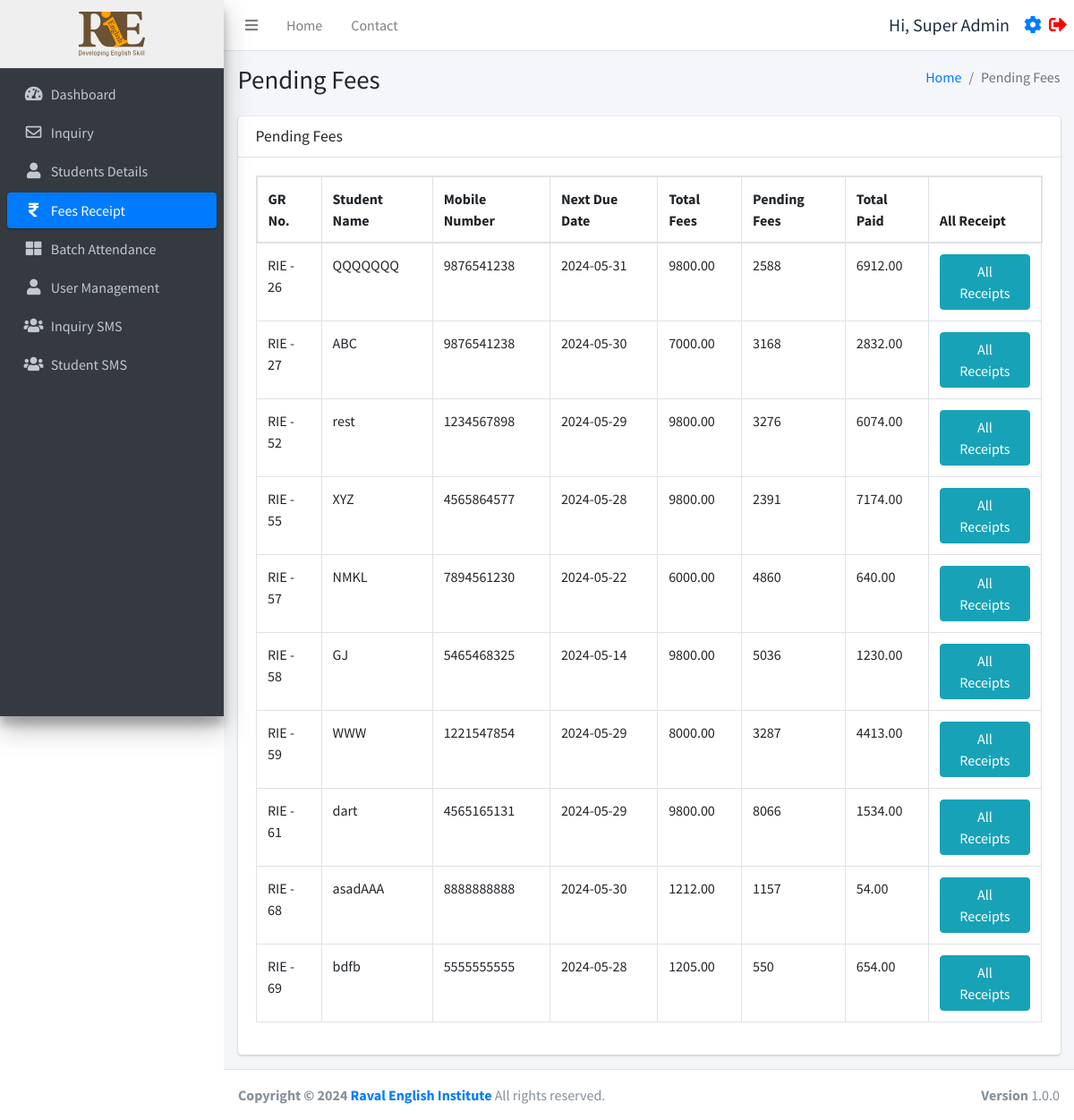
The page /pendingfees.php (signed in) on the database as committed earlier.
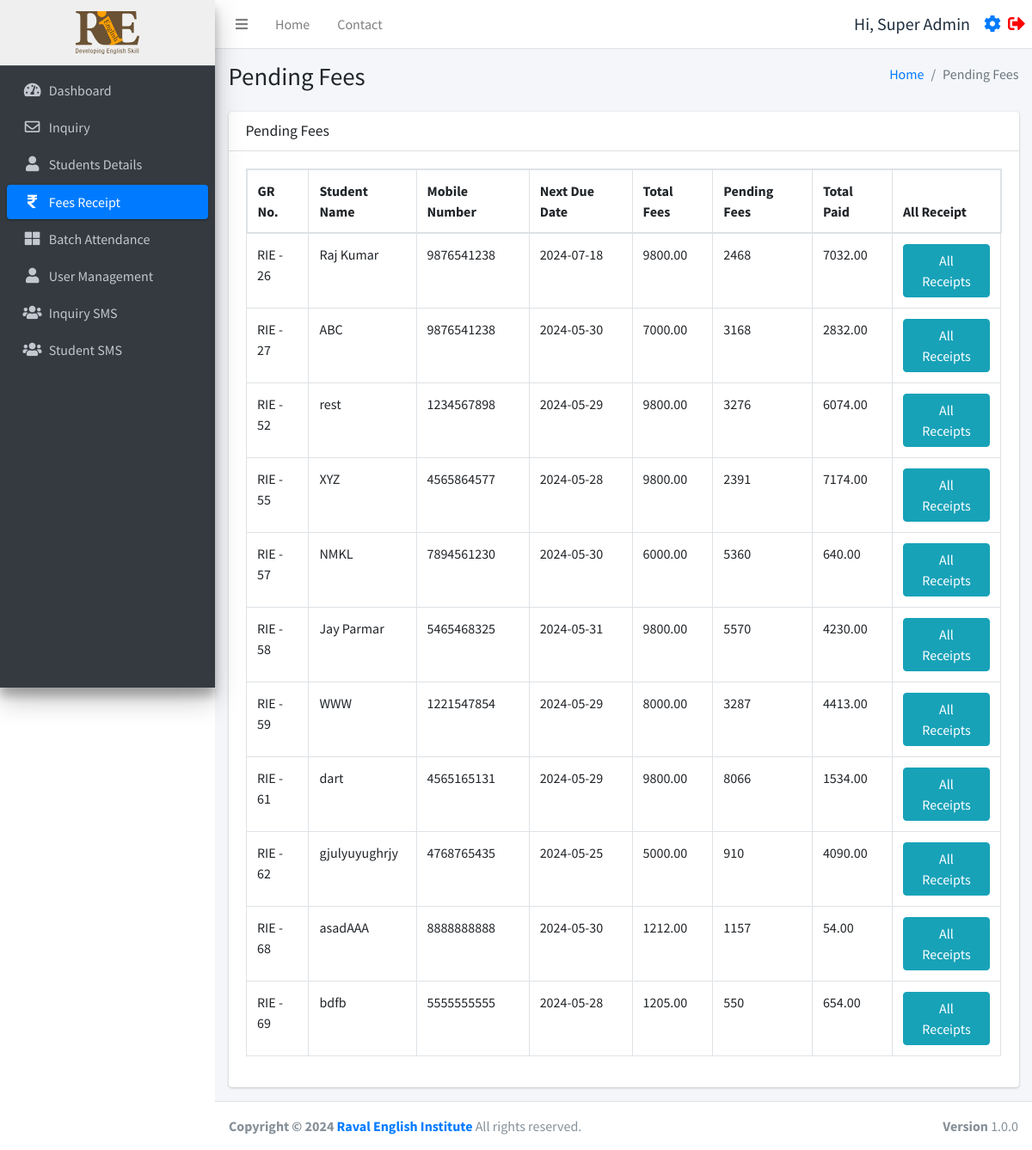
The same page on the database as committed later.
### tables this page shows
CREATE TABLE `studentinfo` (
  `id` int(11) NOT NULL,
  `name` varchar(255) DEFAULT NULL,
  `batch` int(11) DEFAULT NULL,
  `batch_name` varchar(255) DEFAULT NULL,
  `father_name` varchar(255) DEFAULT NULL,
  `mother_name` varchar(255) DEFAULT NULL,
  `dob` date DEFAULT NULL,
  `gender` varchar(50) DEFAULT NULL,
  `mobile_number` varchar(15) DEFAULT NULL,
  `fee_status` int(10) DEFAULT 0,
  `profession` varchar(100) DEFAULT NULL,
  `address` varchar(255) DEFAULT NULL,
  `admission_time` date DEFAULT NULL,
  `due_date` date DEFAULT NULL,
  `created_at` datetime NOT NULL DEFAULT current_timestamp(),
  `pending_fees` int(10) DEFAULT 0,
  `discount` int(10) NOT NULL,
  `total_fees` int(11) NOT NULL,
  `paid_fees` int(11) NOT NULL,
  `father_number` varchar(50) NOT NULL,
  `home_number` varchar(50) NOT NULL,
  `reference` varchar(200) DEFAULT NULL,
  `father_profession` varchar(200) DEFAULT NULL,
  `workplace_address` varchar(255) DEFAULT NULL,
  `aadharcard_number` varchar(20) DEFAULT NULL,
  `joining_purpose` varchar(255) DEFAULT NULL,
  `extratime_daily` varchar(255) DEFAULT NULL
);

### pendingfees.php (the view, shortened to what this page needs)
<!DOCTYPE html>
<html lang="en">
<head>
</head>
<?php include ('./header.php');
require_once 'function.php';
$query = "
    SELECT si.id, si.name, si.mobile_number, si.fee_status, si.due_date, si.total_fees, si.pending_fees, COALESCE(SUM(r.amount), 0) AS total_paid
    FROM studentinfo si
    LEFT JOIN receipt r ON si.id = r.student_id
    GROUP BY si.id
";
$students = $db->query($query)->fetchAll(PDO::FETCH_ASSOC);
?>
<div class="content-wrapper">
  <div class="content-header">
    <div class="container-fluid">
      <div class="row mb-2">
        <div class="col-sm-6">
          <h1 class="m-0">Pending Fees</h1>
        </div>
        <div class="col-sm-6">
          <ol class="breadcrumb float-sm-right">
            <li class="breadcrumb-item"><a href="./dashboard.php">Home</a></li>
            <li class="breadcrumb-item active">Pending Fees</li>
          </ol>
        </div>
      </div>
    </div>
  </div>
  <section class="content">
    <div class="container-fluid">
      <div class="row">
        <div class="col-12">
          <div class="card">
            <div class="card-header">
              <h3 class="card-title">Pending Fees</h3>
            </div>
            <div class="card-body">
              <div class="table-responsive">
                <table id="example1" class="table table-bordered">
                  <thead>
                    <tr>
                      <th>GR No.</th>
                      <th>Student Name</th>
                      <th>Mobile Number</th>
                      <th>Next Due Date</th>
                      <th>Total Fees</th>
                      <th>Pending Fees</th>
                      <th>Total Paid</th>
                      <th>All Receipt</th>
                    </tr>
                  </thead>
                  <tbody>
                    <?php foreach ($students as $student): ?>
                      <?php if ($student['fee_status'] != 1):  ?>
                        <tr>
                          <td>RIE - <?php echo $student['id']; ?></td>
                          <td><?php echo $student['name']; ?></td>
                          <td><?php echo $student['mobile_number']; ?></td>
                          <td><?php echo $student['due_date']; ?></td>
                          <td><?php echo $student['total_fees']; ?>.00</td>
                          <td><?php echo $student['pending_fees']; ?></td>
                          <td><?php echo $student['total_paid']; ?></td>
                          <td><a href='javascript:void(0);' onclick='confirmAllReceipts("<?php echo $student['id']; ?>")'
                              class='btn btn-info'>All Receipts</a></td>
                        </tr>
                      <?php endif; ?>
                    <?php endforeach; ?>
                  </tbody>
                </table>
              </div>
            </div>
          </div>
        </div>
      </div>
    </div>
  </section>
</div>
<?php include ('./footer.php'); ?>

Rows that differ between the two databases and show on the page:
changed studentinfo id 26: name "QQQQQQQ" → "Raj Kumar"; due_date "2024-05-31" → "2024-07-18"; pending_fees "2588" → "2468"; total_paid "6912.00" → "7032.00"
changed studentinfo "NMKL": due_date "2024-05-22" → "2024-05-30"; pending_fees "4860" → "5360"
changed studentinfo id 58: name "GJ" → "Jay Parmar"; due_date "2024-05-14" → "2024-05-31"; pending_fees "5036" → "5570"; total_paid "1230.00" → "4230.00"
now on this page (row edited): studentinfo: id "62", name "gjulyuyughrjy", mobile_number "4768765435", due_date "2024-05-25", total_fees "5000", pending_fees "910", total_paid "4090.00"
